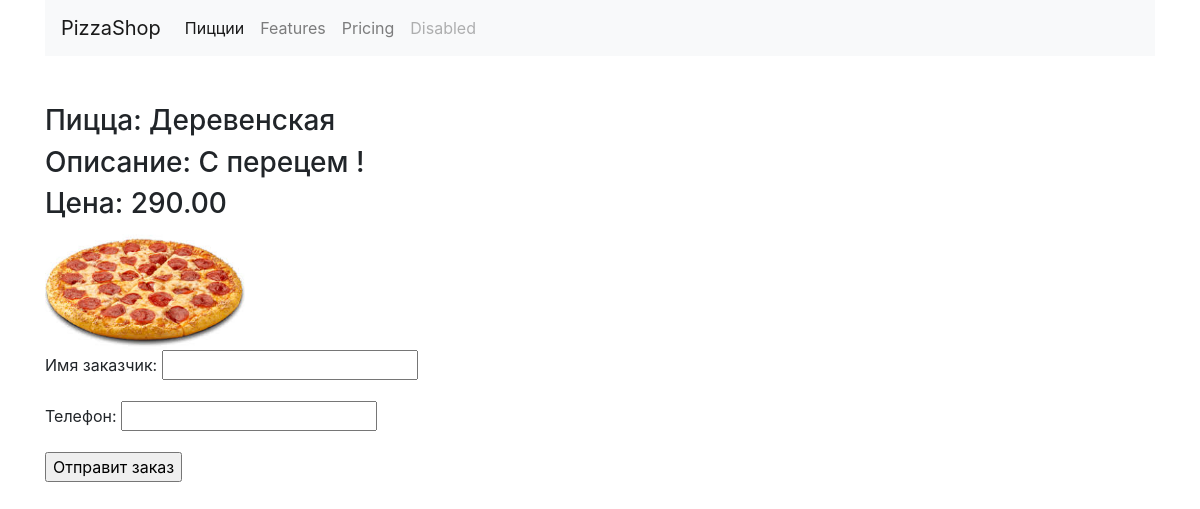
The page /1 on the database its author committed.
### my_app/models.py (models this page shows, shortened)
class Pizza(models.Model):
    pizzashop = models.ForeignKey(PizzaShop, verbose_name='Название Магазина', on_delete=models.CASCADE)
    name = models.CharField(max_length=30, verbose_name='Название Пицца')
    desc = models.TextField(verbose_name='Описание')
    price = models.IntegerField(default=0, verbose_name='Цена')
    photo = models.ImageField(verbose_name='Фото', default='', upload_to='my_app/photos/', blank=True)
    class Meta:
        verbose_name = 'Пицца'
        verbose_name_plural = 'Пиццы'
        ordering = ['price']

### my_app/views.py (the view)
# urls.py: path('<slug:pizza_id>', views.pizza_detail, name='pizza' )
def pizza_detail(request, pizza_id):
    pizza = get_object_or_404(Pizza, id=pizza_id)
    form = OrderForm(request.POST or None, initial={
        'pizza':pizza
    })
    if form.is_valid():
        if request.method == 'POST':
            form.save()
            print(pizza.id)
            return HttpResponseRedirect(reverse('pizza', args=[pizza_id]))
    return render(request, 'pizza.html', {
        'pizza': pizza,
        'form': form,
    })

### my_app/forms.py
class OrderForm(forms.ModelForm):
    pizza = forms.ModelChoiceField(queryset=Pizza.objects.all(),widget=forms.HiddenInput)
    class Meta:
        model = Order
        fields = ('pizza','name','phone')

### templates/pizza.html (shortened to what this page needs)
{% extends 'base.html' %}
{% load bootstrap4 %}
{% load static %}
{% block body %}
<div class="row">
    <div class="col pizza" >
        <h3>Пицца: {{ pizza.name }} </h3>
        <h3>Описание: {{ pizza.desc }} </h3>
        <h3>Цена: {{ pizza.price|floatformat:"2" }} </h3>
        <img src="{{  pizza.photo.url }}" alt="{{ pizza.name }}" style="width:200px">
        <form method="POST" enctype="multipart/form-data">
           {{ form.as_p }}
        <input type="submit" value="Отправит заказ">
        </form>
    </div>
    {% endblock %}

### rows shown on the page
Pizza: name "Деревенская", desc "С перецем !", price "290.00", photo (picture)
